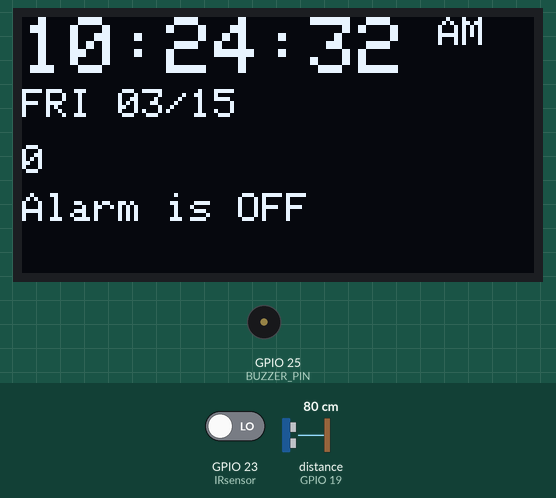
A sketch run on a simulated ESP32. Shown: 128×64 one-colour display, buzzer (waves = sounding, pin HIGH). Wiring (inferred from the names in the program): ultrasonic range finder: trigger GPIO 18; echo GPIO 19. The test bench sets the inputs (shaded band); at power-on: distance to the obstacle (sensor on GPIO 19) 80 cm, GPIO 23 (IRsensor) LOW. The echo pulse lasts 58.3 µs per cm; WiFi joins after 1.5 s; servers stay silent unless stated; the local clock reads 2024-03-15 10:24:30 at power-on unless the sketch sets it; pins used as bus, display or sensor lines are not drawn; what the sketch prints to the serial monitor is not drawn.

Above: at 2.2 s.
At 3.2 s:
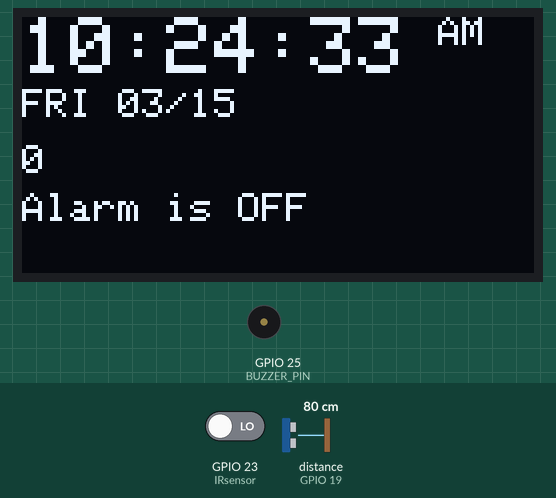
3.3 s: distance to the obstacle (sensor on GPIO 19) set to 2 cm
6.3 s: GPIO 23 (IRsensor) driven HIGH
At 7.8 s:
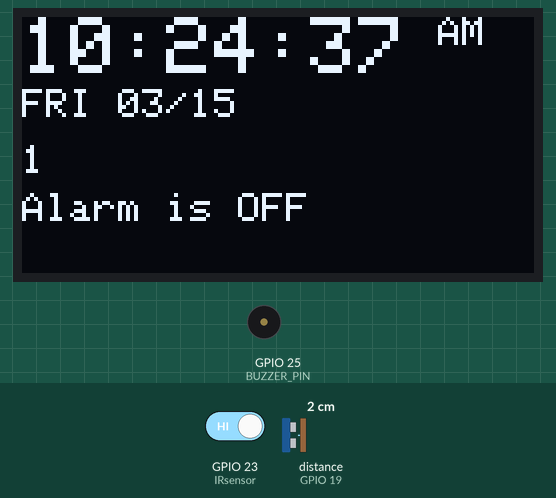
8.5 s: distance to the obstacle (sensor on GPIO 19) set to 4 cm
Timing chart, 0 to 11.5 s (numbered marks = the images above; inputs shaded):
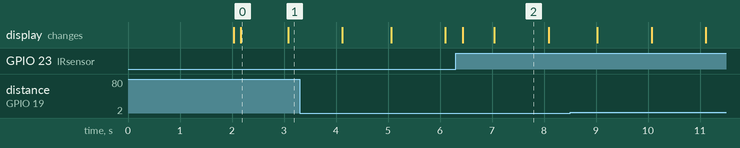

Measured:
- what the display in image 0 shows lasts 0.9 s, from 2.2 s to 3.1 s
- what the display in image 2 shows lasts 1.1 s, from 7.0 s to 8.1 s

The sketch:

RaySensorWORKINGCODE.ino
```cpp
#include <Arduino.h>
#include <IRremote.hpp>
#include <math.h>
#include <Wire.h>
#include <Adafruit_GFX.h>
#include <Adafruit_SSD1306.h>
#include <WiFi.h>
#include "time.h"
#define SCREEN_WIDTH 128
#define SCREEN_HEIGHT 64

constexpr uint8_t IR_RECEIVE_PIN = 14;
constexpr uint8_t BUZZER_PIN = 25;
constexpr uint8_t trigPin = 18;
constexpr uint8_t echoPin = 19;
constexpr uint8_t IRsensor = 23;

constexpr unsigned long SERIAL_BAUD = 9600;
constexpr decode_type_t REMOTE_PROTOCOL = NEC;
constexpr uint16_t REMOTE_ADDRESS = 0x0;
constexpr uint16_t POWER_BUTTON_COMMAND = 0x45;
constexpr uint16_t RESET_BUTTON_COMMAND = 0x44;

constexpr float threshold = 10.0f;
constexpr unsigned long SONIC_TIMEOUT_US = 26000;
constexpr unsigned long EVENT_COOLDOWN_MS = 2000;
constexpr unsigned long BUZZER_ON_TIME_MS = 5000;
constexpr unsigned long STATUS_PRINT_INTERVAL_MS = 1000;

bool power = false;
bool alarmActive = false;
bool isIRActivated = false;
bool isSonicActivated = false;
bool lastIRStateHigh = false;

int peopleInCount = 0;
int peopleOutCount = 0;
int numPeople = 0;

long duration = 0;
float previousCm = 0.0f;

unsigned long IR_ActivationTime = 0;
unsigned long Ultra_ActivationTime = 0;
unsigned long lastEventTime = 0;
unsigned long buzzerStartedAt = 0;
unsigned long lastStatusPrintAt = 0;

const char* ssid = "NewHome";
const char* password = "19781978";

unsigned long previousMillis = 0;
const long interval = 100;

char date[20];
time_t rawtime;
struct tm* timeinfo;

Adafruit_SSD1306 display(SCREEN_WIDTH, SCREEN_HEIGHT, &Wire, -1);

const char* dayNames[] = {"SUN", "MON", "TUE", "WED", "THU", "FRI", "SAT"};

void stopAlarm() {
  alarmActive = false;
  digitalWrite(BUZZER_PIN, LOW);
}

void startAlarm() {
  alarmActive = true;
  buzzerStartedAt = millis();
  digitalWrite(BUZZER_PIN, HIGH);
}

void updateAlarm() {
  if (alarmActive && millis() - buzzerStartedAt >= BUZZER_ON_TIME_MS) {
    stopAlarm();
  }
}

int enterOrLeave(unsigned long timeSonic, unsigned long timeIR) {
  if (timeIR > timeSonic) {
    return 1;
  }

  if (timeSonic < timeIR) {
    return -1;
  }

  return 0;
}

float readDistanceCm() {
  digitalWrite(trigPin, LOW);
  delayMicroseconds(5);
  digitalWrite(trigPin, HIGH);
  delayMicroseconds(10);
  digitalWrite(trigPin, LOW);

  duration = pulseIn(echoPin, HIGH, SONIC_TIMEOUT_US);
  if (duration == 0) {
    return -1.0f;
  }

  return (duration / 2.0f) / 29.1545f;
}

bool detectMovement(float currentCm) {
  if (currentCm < 0.0f) {
    return false;
  }

  if (previousCm == 0.0f) {
    previousCm = currentCm;
    return false;
  }

  bool moved = fabs(currentCm - previousCm) > threshold;

  if (moved) {
    previousCm = currentCm;
  }

  return moved;
}

void resetCounters() {
  peopleInCount = 0;
  peopleOutCount = 0;
  numPeople = 0;
  isIRActivated = false;
  isSonicActivated = false;
  lastEventTime = 0;
  Serial.println("Counters reset to 0");
}

void handleRemoteCommand() {
  if (IrReceiver.decodedIRData.protocol != REMOTE_PROTOCOL ||
      IrReceiver.decodedIRData.address != REMOTE_ADDRESS) {
    Serial.println("IR signal received, but protocol/address did not match.");
    return;
  }

  Serial.print("IR command received: 0x");
  Serial.println(IrReceiver.decodedIRData.command, HEX);

  if (IrReceiver.decodedIRData.command == POWER_BUTTON_COMMAND) {
    power = !power;

    if (!power) {
      stopAlarm();
    }

    Serial.print("Power toggled: ");
    Serial.println(power ? "ON" : "OFF");
  } else if (IrReceiver.decodedIRData.command == RESET_BUTTON_COMMAND) {
    resetCounters();
  } else {
    Serial.println("Button received, but it is not one of the two mapped buttons.");
  }
}

void processRemote() {
  if (!IrReceiver.decode()) {
    return;
  }

  if (IrReceiver.decodedIRData.flags & IRDATA_FLAGS_WAS_OVERFLOW) {
    Serial.println("Overflow detected. Move farther from the receiver or increase RAW_BUFFER_LENGTH.");
  } else if (!(IrReceiver.decodedIRData.flags & IRDATA_FLAGS_IS_REPEAT)) {
    handleRemoteCommand();
  }

  IrReceiver.resume();
}

void updateEntrySensor() {
  bool currentIRStateHigh = digitalRead(IRsensor) == HIGH;

  if (currentIRStateHigh && !lastIRStateHigh) {
    IR_ActivationTime = millis();
    isIRActivated = true;
  }

  lastIRStateHigh = currentIRStateHigh;
}

void updateSonicSensor(float currentCm) {
  if (detectMovement(currentCm)) {
    Ultra_ActivationTime = millis();
    isSonicActivated = true;
  }
}

void updateCountsFromSensors() {
  if (!isIRActivated || !isSonicActivated) {
    return;
  }

  unsigned long now = millis();
  if (now - lastEventTime <= EVENT_COOLDOWN_MS) {
    isIRActivated = false;
    isSonicActivated = false;
    return;
  }

  int direction = enterOrLeave(Ultra_ActivationTime, IR_ActivationTime);

  if (direction == 1) {
    peopleInCount++;
    numPeople++;
    Serial.println("Person entered the room.");
  } else if (direction == -1) {
    peopleOutCount++;
    if (numPeople > 0) {
      numPeople--;
    }

    Serial.println("Person left the room.");
  } else {
    Serial.println("Direction could not be determined.");
  }

  if (power && direction != 0) {
    startAlarm();
  }

  lastEventTime = now;
  isIRActivated = false;
  isSonicActivated = false;
}

void printStatus(float currentCm) {
  if (millis() - lastStatusPrintAt < STATUS_PRINT_INTERVAL_MS) {
    return;
  }

  Serial.print("power = ");
  Serial.print(power ? "ON" : "OFF");
  Serial.print(" | alarm = ");
  Serial.print(alarmActive ? "ON" : "OFF");
  Serial.print(" | peopleInCount = ");
  Serial.print(peopleInCount);
  Serial.print(" | peopleOutCount = ");
  Serial.print(peopleOutCount);
  Serial.print(" | numPeople = ");
  Serial.print(numPeople);
  Serial.print(" | distanceCm = ");

  if (currentCm < 0.0f) {
    Serial.println("no echo");
  } else {
    Serial.println(currentCm);
  }

  lastStatusPrintAt = millis();
}

void setup() {
  Serial.begin(SERIAL_BAUD);
  delay(500);

  IrReceiver.begin(IR_RECEIVE_PIN, DISABLE_LED_FEEDBACK);

  pinMode(BUZZER_PIN, OUTPUT);
  digitalWrite(BUZZER_PIN, LOW);

  pinMode(trigPin, OUTPUT);
  pinMode(echoPin, INPUT);
  pinMode(IRsensor, INPUT);

  Serial.println();
  Serial.println("Combined security sketch started");
  Serial.println("Serial Monitor should be set to 9600 baud.");

  //monitor setup

  Serial.begin(9600);

  WiFi.begin(ssid, password);
  Serial.print("Connecting to WiFi");
  while (WiFi.status() != WL_CONNECTED) {
    delay(500);
    Serial.print(".");
  }
  Serial.println(" Connected!");

  if (!display.begin(SSD1306_SWITCHCAPVCC, 0x3C)) {
    Serial.println(F("SSD1306 allocation failed"));
    for (;;);
  }

  configTime(-28800, 3600, "pool.ntp.org");

  Serial.print("Waiting for NTP time sync");
  time_t now = time(nullptr);
  while (now < 8 * 3600 * 2) {
    delay(500);
    Serial.print(".");
    now = time(nullptr);
  }
  Serial.println(" Synced!");
}

void loop() {
  processRemote();

  float currentCm = readDistanceCm();
  updateEntrySensor();
  updateSonicSensor(currentCm);
  updateCountsFromSensors();
  updateAlarm();
  printStatus(currentCm);

   unsigned long currentMillis = millis();
  // monitor code
  if (currentMillis - previousMillis >= interval) {
    previousMillis = currentMillis;

    display.clearDisplay();
    display.setTextColor(SSD1306_WHITE);

    time(&rawtime);
    timeinfo = localtime(&rawtime);

    int hours   = timeinfo->tm_hour;
    int minutes = timeinfo->tm_min;
    int seconds = timeinfo->tm_sec;

    // Determine AM/PM and convert to 12-hour format
    const char* ampm = (hours >= 12) ? "PM" : "AM";
    hours = hours % 12;
    if (hours == 0) hours = 12;

    // Display time (large)
    sprintf(date, "%02d:%02d:%02d", hours, minutes, seconds);
    display.setTextSize(2);
    display.setCursor(0, 0);
    display.print(date);

    // Display AM/PM (small, top right)
    display.setTextSize(1);
    display.setCursor(104, 0);
    display.print(ampm);

    // Display day and date
    int dayOfWeek = timeinfo->tm_wday;
    int day       = timeinfo->tm_mday;
    int month     = timeinfo->tm_mon + 1;

    char actualDate[20];
    sprintf(actualDate, "%s %02d/%02d", dayNames[dayOfWeek], month, day);
    display.setCursor(0, 18);
    display.print(actualDate);


    display.setCursor(0,32);
    display.print(numPeople);

    display.setCursor(0,44);

    char AlarmOnOrOff[30];
    sprintf(AlarmOnOrOff, "Alarm is %s", power ? "ON" : "OFF");
    display.print(AlarmOnOrOff);

    display.display();


  }


}
```
